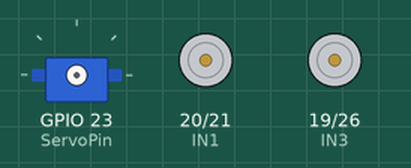
Simulated run of this program. Board: Raspberry Pi (BCM pin numbers). Parts: servo, motor-driver pin pairs drawn as motors (green arrow = first pin HIGH = forward, orange = second pin HIGH = backward, longer = more drive, scaled by the enable pin). Servo angles are drawn from the pulse width (0.5 ms = 0°, 2.5 ms = 180°). At 15.0 s the program stops and its outputs stay as they are.

Above: at 0.1 s.
At 2.1 s:
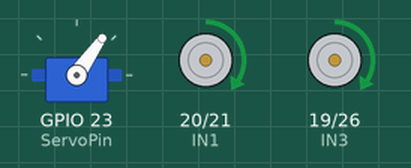
At 4.1 s:
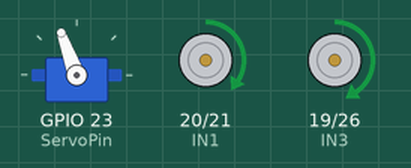
At 6.1 s:
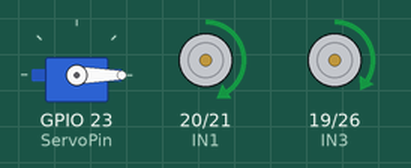
At 8.1 s:
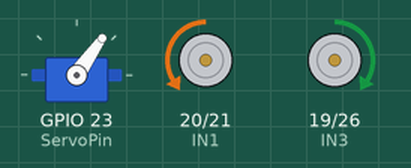
At 11.1 s:
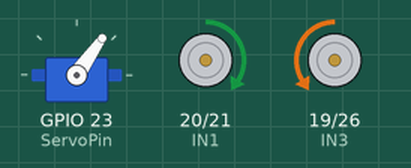
Timing chart, 0 to 15.5 s (numbered marks = the images above):
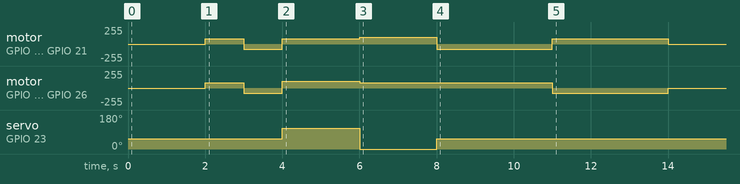

Measured:
- by itself, servo on GPIO 23 (ServoPin): 55° → 110° at 4.0 s, → 0° 2.0 s later, → 55° 2.0 s later
- by itself, motor on GPIO 20 (IN1) / GPIO 21 (IN2): stopped → forward 77/255 at 2.0 s, → backward 77/255 1.0 s later, → forward 77/255 1.0 s later, → forward 102/255 2.0 s later, … (7 changes in this stretch)
- by itself, motor on GPIO 19 (IN3) / GPIO 26 (IN4): stopped → forward 77/255 at 2.0 s, → backward 77/255 1.0 s later, → forward 102/255 1.0 s later, → forward 77/255 2.0 s later, … (6 changes in this stretch)

The program:

CarRun.py
```python
#-*- coding:UTF-8 -*-
import RPi.GPIO as GPIO
import time

GPIO.setwarnings(False)

#Definition of  motor pin
IN1 = 20
IN2 = 21
IN3 = 19
IN4 = 26
ENA = 16
ENB = 13

#Definition of  servo pin
ServoPin = 23

g_LeftPos = 110
g_MidPos = 55
g_RightPos = 0

#Set the GPIO port to BCM encoding mode
GPIO.setmode(GPIO.BCM)

#Ignore warning information
GPIO.setwarnings(False)

#Motor pin initialization operation
def motor_init():
    global pwm_ENA
    global pwm_ENB
    global pwm_servo
    global delaytime
    GPIO.setup(ENA,GPIO.OUT,initial=GPIO.HIGH)
    GPIO.setup(IN1,GPIO.OUT,initial=GPIO.LOW)
    GPIO.setup(IN2,GPIO.OUT,initial=GPIO.LOW)
    GPIO.setup(ENB,GPIO.OUT,initial=GPIO.HIGH)
    GPIO.setup(IN3,GPIO.OUT,initial=GPIO.LOW)
    GPIO.setup(IN4,GPIO.OUT,initial=GPIO.LOW)
    #Set the PWM pin and frequency is 2000hz
    pwm_ENA = GPIO.PWM(ENA, 2000)
    pwm_ENB = GPIO.PWM(ENB, 2000)
    pwm_ENA.start(0)
    pwm_ENB.start(0)
    #Set the PWM pin and frequency is 50hz
    GPIO.setup(ServoPin,GPIO.OUT,initial=GPIO.LOW)
    pwm_servo = GPIO.PWM(ServoPin, 50)
    pwm_servo.start(g_MidPos)

#advance
def run(delaytime):
    GPIO.output(IN1, GPIO.HIGH)
    GPIO.output(IN2, GPIO.LOW)
    GPIO.output(IN3, GPIO.HIGH)
    GPIO.output(IN4, GPIO.LOW)
    pwm_ENA.ChangeDutyCycle(30)
    pwm_ENB.ChangeDutyCycle(30)
    time.sleep(delaytime)

#back
def back(delaytime):
    GPIO.output(IN1, GPIO.LOW)
    GPIO.output(IN2, GPIO.HIGH)
    GPIO.output(IN3, GPIO.LOW)
    GPIO.output(IN4, GPIO.HIGH)
    pwm_ENA.ChangeDutyCycle(30)
    pwm_ENB.ChangeDutyCycle(30)
    time.sleep(delaytime)

#turn left
def left(delaytime):
    GPIO.output(IN1, GPIO.HIGH)
    GPIO.output(IN2, GPIO.LOW)
    GPIO.output(IN3, GPIO.HIGH)
    GPIO.output(IN4, GPIO.LOW)
    pwm_ENA.ChangeDutyCycle(30)
    pwm_ENB.ChangeDutyCycle(40)
    time.sleep(delaytime)

#turn right
def right(delaytime):
    GPIO.output(IN1, GPIO.HIGH)
    GPIO.output(IN2, GPIO.LOW)
    GPIO.output(IN3, GPIO.HIGH)
    GPIO.output(IN4, GPIO.LOW)
    pwm_ENA.ChangeDutyCycle(40)
    pwm_ENB.ChangeDutyCycle(30)
    time.sleep(delaytime)

#turn left in place
def spin_left(delaytime):
    GPIO.output(IN1, GPIO.LOW)
    GPIO.output(IN2, GPIO.HIGH)
    GPIO.output(IN3, GPIO.HIGH)
    GPIO.output(IN4, GPIO.LOW)
    pwm_ENA.ChangeDutyCycle(30)
    pwm_ENB.ChangeDutyCycle(30)
    time.sleep(delaytime)

#turn right in place
def spin_right(delaytime):
    GPIO.output(IN1, GPIO.HIGH)
    GPIO.output(IN2, GPIO.LOW)
    GPIO.output(IN3, GPIO.LOW)
    GPIO.output(IN4, GPIO.HIGH)
    pwm_ENA.ChangeDutyCycle(30)
    pwm_ENB.ChangeDutyCycle(30)
    time.sleep(delaytime)

#brake
def brake(delaytime):
    GPIO.output(IN1, GPIO.LOW)
    GPIO.output(IN2, GPIO.LOW)
    GPIO.output(IN3, GPIO.LOW)
    GPIO.output(IN4, GPIO.LOW)
    pwm_ENA.ChangeDutyCycle(0)
    pwm_ENB.ChangeDutyCycle(0)
    time.sleep(delaytime)

#servo control
def servo_contrl(pos):
	pwm_servo.ChangeDutyCycle(2.5 + 10 * pos/180)

#Delay 2s
time.sleep(2)

#The try/except statement is used to detect errors in the try block.
#the except statement catches the exception information and processes it.
#The robot car advance 1s，back 1s，turn left 2s，turn right 2s，turn left  in place 3s
#turn right  in place 3s，stop 1s。
try:
		motor_init()
		servo_contrl(g_MidPos)
		run(1)
		back(1)
		servo_contrl(g_LeftPos)
		left(2)
		servo_contrl(g_RightPos)
		right(2)
		servo_contrl(g_MidPos)
		spin_left(3)
		spin_right(3)
		brake(1)
except KeyboardInterrupt:
    pass
pwm_ENA.stop()
pwm_ENB.stop()
pwm_servo.stop()
GPIO.cleanup()
```
